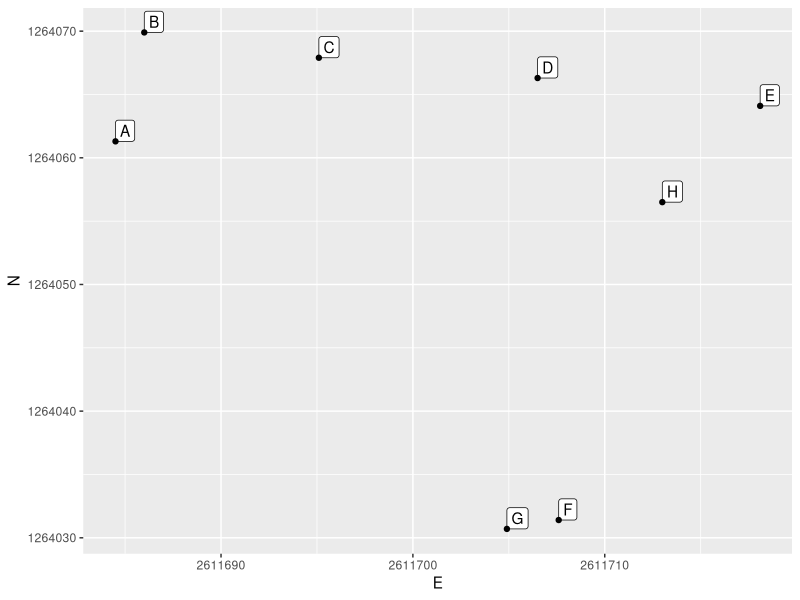

Source code (R):
# coordinates of Giornicostr 214

library(ggplot2)

lv95 <- read.csv('g214koords.csv', header = FALSE)
names(lv95) <- c('E','N')
row.names(lv95) <- c('A','B','H','C','D','E','G','F')

p <- ggplot(lv95, aes(E, N, label=row.names(lv95)))
p+geom_label(hjust=0, vjust = 0) + geom_point()


dd <- dist(lv95)
